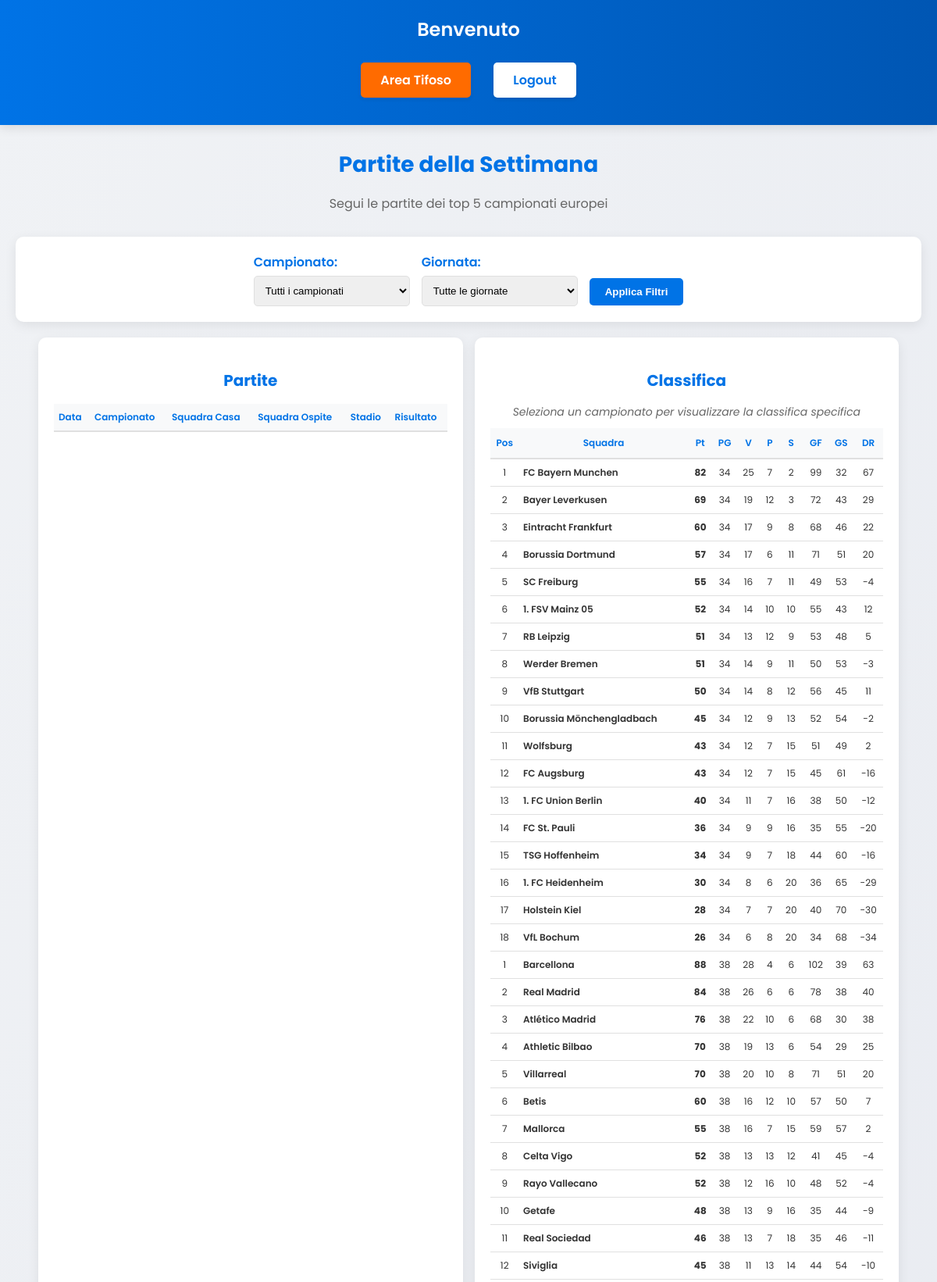
/principale/ (upper part), run on the app's committed database.
### transfermarkt/models.py (models this page shows, shortened)
class Classifica(models.Model):
    campionato = models.ForeignKey(Campionato, on_delete=models.CASCADE, related_name='classifiche')
    squadra = models.ForeignKey(Squadra, on_delete=models.CASCADE, related_name='classifiche')
    posizione = models.IntegerField()
    punti = models.IntegerField(default=0)
    gol_fatti = models.IntegerField(default=0)
    gol_subiti = models.IntegerField(default=0)
    differenza_reti = models.IntegerField(default=0)
    partite_giocate = models.IntegerField(default=0)
    partite_vinte = models.IntegerField(default=0)
    partite_pareggiate = models.IntegerField(default=0)
    partite_perse = models.IntegerField(default=0)
    class Meta:
        unique_together = ('campionato', 'squadra')
        ordering = ['posizione']

class Squadra(models.Model):
    nome = models.CharField(max_length=100, primary_key=True)
    campionato = models.ForeignKey(Campionato, on_delete=models.CASCADE,
                                   related_name='squadre')
    data_fondazione = models.DateField(null=True, blank=True)
    stadio = models.CharField(max_length=100, null=True)
    capacita_stadio = models.IntegerField(null=True)
    citta = models.CharField(max_length=100, null=True)

### transfermarkt/views.py (the view)
# urls.py: path('principale/', views.partite_settimana, name='principale'),
def partite_settimana(request):
    user_email = request.session.get('user_email', '')
    username = ''
    if user_email:
        try:
            utente = Utente.objects.get(email=user_email)
            username = utente.nome
        except Utente.DoesNotExist:
            pass
    campionato_selezionato = request.GET.get('campionato', '')
    giornata_selezionata = request.GET.get('giornata', '')
    if giornata_selezionata and giornata_selezionata.isdigit():
        giornata_selezionata = int(giornata_selezionata)
    else:
        giornata_selezionata = None
    oggi = timezone.now()
    fine_settimana = oggi + timedelta(days=7)
    top_campionati = [
        "Serie A",
        "Bundesliga",
        "Premier League",
        "Ligue 1",
        "LaLiga"
    ]
    campionati = Campionato.objects.filter(nome__in=top_campionati)
    giornate_numeri = Giornata.objects.filter(campionato__nome__in=top_campionati).values_list('numero', flat=True)
    giornate_numeri = sorted(set(giornate_numeri))
    giornate = [{'numero': numero} for numero in giornate_numeri]
    partite_query = Partita.objects.filter(
        campionato__nome__in=top_campionati
    )
    if campionato_selezionato:
        partite_query = partite_query.filter(campionato__nome=campionato_selezionato)
    if giornata_selezionata:
        partite_query = partite_query.filter(giornata__numero=giornata_selezionata)
    else:
        partite_query = partite_query.filter(data__range=(oggi, fine_settimana))
    partite = partite_query.order_by('data')
    if campionato_selezionato:
        classifica = Classifica.objects.filter(campionato__nome=campionato_selezionato).order_by('posizione')
    else:
        classifica = Classifica.objects.filter(campionato__nome__in=top_campionati).order_by('campionato__nome', 'posizione')
    return render(request, 'principale.html', {
        'partite': partite,
        'username': username,
        'campionati': campionati,
        'giornate': giornate,
        'campionato_selezionato': campionato_selezionato,
        'giornata_selezionata': giornata_selezionata,
        'classifica': classifica
    })

### templates/principale.html (shortened to what this page needs)
<!DOCTYPE html>
<html lang="it">
<head>
</head>
<body>
    <div class="header">
        <h2>Benvenuto{% if username %}, {{ username }}{% endif %}</h2>
        <div style="margin-top: 10px;">
            <a href="{% url 'area_tifoso' %}" class="logout-btn" style="background-color: #ff6b00; color: white; margin-right: 10px;">Area Tifoso</a>
            <a href="{% url 'logout' %}" class="logout-btn">Logout</a>
        </div>
    </div>
    <div class="container">
        <div class="title-section">
            <h1>Partite della Settimana</h1>
            <p>Segui le partite dei top 5 campionati europei</p>
        </div>
        <div class="filter-container" style="margin-bottom: 20px; background: white; border-radius: 10px; box-shadow: 0 4px 15px rgba(0, 0, 0, 0.08); padding: 20px; text-align: center;">
            <form method="GET" action="{% url 'principale' %}" style="display: flex; justify-content: center; align-items: center; flex-wrap: wrap; gap: 15px;">
                <div style="display: flex; flex-direction: column; align-items: flex-start;">
                    <label for="campionato" style="font-weight: 600; margin-bottom: 5px; color: #0073e6;">Campionato:</label>
                    <select name="campionato" id="campionato" style="padding: 10px; border-radius: 5px; border: 1px solid #e0e0e0; min-width: 200px;">
                        <option value="">Tutti i campionati</option>
                    </select>
                </div>
                <div style="display: flex; flex-direction: column; align-items: flex-start;">
                    <label for="giornata" style="font-weight: 600; margin-bottom: 5px; color: #0073e6;">Giornata:</label>
                    <select name="giornata" id="giornata" style="padding: 10px; border-radius: 5px; border: 1px solid #e0e0e0; min-width: 200px;">
                        <option value="">Tutte le giornate</option>
                    </select>
                </div>
                <div style="align-self: flex-end; margin-bottom: 1px;">
                    <button type="submit" style="background-color: #0073e6; color: white; border: none; padding: 10px 20px; border-radius: 5px; cursor: pointer; font-weight: 600; transition: all 0.3s ease;">
                        Applica Filtri
                    </button>
                </div>
            </form>
        </div>
        <div class="content-container">
            <div class="matches-container">
                <h3>Partite</h3>
                <table>
                        <thead>
                            <tr>
                                <th>Data</th>
                                <th>Campionato</th>
                                <th>Squadra Casa</th>
                                <th>Squadra Ospite</th>
                                <th>Stadio</th>
                                <th>Risultato</th>
                            </tr>
                        </thead>
                    </table>
            </div>
            <div class="rankings-container">
                <h3>Classifica</h3>
                {% if campionato_selezionato %}
                    <h4>{{ campionato_selezionato }}</h4>
                {% else %}
                    <p class="select-message">Seleziona un campionato per visualizzare la classifica specifica</p>
                {% endif %}
                <table>
                        <thead>
                            <tr>
                                <th>Pos</th>
                                <th>Squadra</th>
                                <th>Pt</th>
                                <th>PG</th>
                                <th>V</th>
                                <th>P</th>
                                <th>S</th>
                                <th>GF</th>
                                <th>GS</th>
                                <th>DR</th>
                            </tr>
                        </thead>
                        <tbody>
                            {% for c in classifica %}
                            <tr class="ranking-row">
                                <td>{{ c.posizione }}</td>
                                <td class="team-name">{{ c.squadra.nome }}</td>
                                <td><strong>{{ c.punti }}</strong></td>
                                <td>{{ c.partite_giocate }}</td>
                                <td>{{ c.partite_vinte }}</td>
                                <td>{{ c.partite_pareggiate }}</td>
                                <td>{{ c.partite_perse }}</td>
                                <td>{{ c.gol_fatti }}</td>
                                <td>{{ c.gol_subiti }}</td>
                                <td>{{ c.differenza_reti }}</td>
                            </tr>
                            {% endfor %}
                        </tbody>
                    </table>
            </div>
        </div>
    </div>
</body>
</html>

### templates/principale.html (style rules this page uses)
body { font-family: 'Poppins', Arial, sans-serif; background: linear-gradient(120deg, #f0f2f5 0%, #e6e9f0 100%); margin: 0; padding: 0; color: #333; }
.header { background: linear-gradient(90deg, #0073e6 0%, #0056b3 100%); color: white; padding: 20px 0; text-align: center; box-shadow: 0 4px 12px rgba(0, 0, 0, 0.1); margin-bottom: 30px; }
.header h2 { margin: 0; font-size: 24px; font-weight: 600; }
.logout-btn { display: inline-block; margin: 15px; padding: 10px 25px; background-color: #ffffff; color: #0073e6; text-decoration: none; border-radius: 5px; font-weight: 600; transition: all 0.3s ease; box-shadow: 0 2px 5px rgba(0, 0, 0, 0.1); }
.container { max-width: 1200px; margin: 0 auto; padding: 0 20px; }
.title-section { text-align: center; margin-bottom: 30px; }
.title-section h1 { font-size: 28px; color: #0073e6; margin-bottom: 10px; }
.title-section p { color: #666; font-size: 16px; }
.content-container { display: flex; gap: 15px; margin-bottom: 30px; max-width: 95%; margin-left: auto; margin-right: auto; }
.matches-container, .rankings-container { background: white; border-radius: 10px; box-shadow: 0 4px 15px rgba(0, 0, 0, 0.08); overflow: hidden; padding: 20px; flex: 1; }
table { width: 100%; border-collapse: collapse; font-size: 12px; }
thead { background-color: #f8f9fa; }
th { padding: 8px 6px; text-align: left; font-weight: 600; color: #0073e6; border-bottom: 2px solid #e0e0e0; }
td { padding: 6px 4px; border-bottom: 1px solid #e0e0e0; }
.match-row, .ranking-row { transition: all 0.2s ease; }
.team-name { font-weight: 600; }
.rankings-container table th { text-align: center; padding: 10px 5px; }
.rankings-container table td { text-align: center; padding: 8px 5px; }
.rankings-container table td.team-name { text-align: left; }
.matches-container h3, .rankings-container h3 { margin-bottom: 15px; color: #0073e6; font-size: 20px; text-align: center; }
.rankings-container p.select-message { margin-bottom: 10px; font-style: italic; color: #666; font-size: 14px; text-align: center; }

### data on the page
Classifica: posizione "1", squadra.nome "FC Bayern Munchen", punti "82", partite_giocate "34", partite_vinte "25", partite_pareggiate "7", partite_perse "2", gol_fatti "99", gol_subiti "32", differenza_reti "67"
Classifica: posizione "2", squadra.nome "Bayer Leverkusen", punti "69", partite_giocate "34", partite_vinte "19", partite_pareggiate "12", partite_perse "3", gol_fatti "72", gol_subiti "43", differenza_reti "29"
Classifica: posizione "3", squadra.nome "Eintracht Frankfurt", punti "60", partite_giocate "34", partite_vinte "17", partite_pareggiate "9", partite_perse "8", gol_fatti "68", gol_subiti "46", differenza_reti "22"
Classifica: posizione "4", squadra.nome "Borussia Dortmund", punti "57", partite_giocate "34", partite_vinte "17", partite_pareggiate "6", partite_perse "11", gol_fatti "71", gol_subiti "51", differenza_reti "20"
Classifica: posizione "5", squadra.nome "SC Freiburg", punti "55", partite_giocate "34", partite_vinte "16", partite_pareggiate "7", partite_perse "11", gol_fatti "49", gol_subiti "53", differenza_reti "-4"
Classifica: posizione "6", squadra.nome "1. FSV Mainz 05", punti "52", partite_giocate "34", partite_vinte "14", partite_pareggiate "10", partite_perse "10", gol_fatti "55", gol_subiti "43", differenza_reti "12"
Classifica: posizione "7", squadra.nome "RB Leipzig", punti "51", partite_giocate "34", partite_vinte "13", partite_pareggiate "12", partite_perse "9", gol_fatti "53", gol_subiti "48", differenza_reti "5"
Classifica: posizione "8", squadra.nome "Werder Bremen", punti "51", partite_giocate "34", partite_vinte "14", partite_pareggiate "9", partite_perse "11", gol_fatti "50", gol_subiti "53", differenza_reti "-3"
Classifica: posizione "9", squadra.nome "VfB Stuttgart", punti "50", partite_giocate "34", partite_vinte "14", partite_pareggiate "8", partite_perse "12", gol_fatti "56", gol_subiti "45", differenza_reti "11"
Classifica: posizione "10", squadra.nome "Borussia Mönchengladbach", punti "45", partite_giocate "34", partite_vinte "12", partite_pareggiate "9", partite_perse "13", gol_fatti "52", gol_subiti "54", differenza_reti "-2"
Classifica: posizione "11", squadra.nome "Wolfsburg", punti "43", partite_giocate "34", partite_vinte "12", partite_pareggiate "7", partite_perse "15", gol_fatti "51", gol_subiti "49", differenza_reti "2"
Classifica: posizione "12", squadra.nome "FC Augsburg", punti "43", partite_giocate "34", partite_vinte "12", partite_pareggiate "7", partite_perse "15", gol_fatti "45", gol_subiti "61", differenza_reti "-16"
Classifica: posizione "13", squadra.nome "1. FC Union Berlin", punti "40", partite_giocate "34", partite_vinte "11", partite_pareggiate "7", partite_perse "16", gol_fatti "38", gol_subiti "50", differenza_reti "-12"
Classifica: posizione "14", squadra.nome "FC St. Pauli", punti "36", partite_giocate "34", partite_vinte "9", partite_pareggiate "9", partite_perse "16", gol_fatti "35", gol_subiti "55", differenza_reti "-20"
Classifica: posizione "15", squadra.nome "TSG Hoffenheim", punti "34", partite_giocate "34", partite_vinte "9", partite_pareggiate "7", partite_perse "18", gol_fatti "44", gol_subiti "60", differenza_reti "-16"
Classifica: posizione "16", squadra.nome "1. FC Heidenheim", punti "30", partite_giocate "34", partite_vinte "8", partite_pareggiate "6", partite_perse "20", gol_fatti "36", gol_subiti "65", differenza_reti "-29"
Classifica: posizione "17", squadra.nome "Holstein Kiel", punti "28", partite_giocate "34", partite_vinte "7", partite_pareggiate "7", partite_perse "20", gol_fatti "40", gol_subiti "70", differenza_reti "-30"
Classifica: posizione "18", squadra.nome "VfL Bochum", punti "26", partite_giocate "34", partite_vinte "6", partite_pareggiate "8", partite_perse "20", gol_fatti "34", gol_subiti "68", differenza_reti "-34"
Classifica: posizione "1", squadra.nome "Barcellona", punti "88", partite_giocate "38", partite_vinte "28", partite_pareggiate "4", partite_perse "6", gol_fatti "102", gol_subiti "39", differenza_reti "63"
Classifica: posizione "2", squadra.nome "Real Madrid", punti "84", partite_giocate "38", partite_vinte "26", partite_pareggiate "6", partite_perse "6", gol_fatti "78", gol_subiti "38", differenza_reti "40"
Classifica: posizione "3", squadra.nome "Atlético Madrid", punti "76", partite_giocate "38", partite_vinte "22", partite_pareggiate "10", partite_perse "6", gol_fatti "68", gol_subiti "30", differenza_reti "38"
Classifica: posizione "4", squadra.nome "Athletic Bilbao", punti "70", partite_giocate "38", partite_vinte "19", partite_pareggiate "13", partite_perse "6", gol_fatti "54", gol_subiti "29", differenza_reti "25"
Classifica: posizione "5", squadra.nome "Villarreal", punti "70", partite_giocate "38", partite_vinte "20", partite_pareggiate "10", partite_perse "8", gol_fatti "71", gol_subiti "51", differenza_reti "20"
Classifica: posizione "6", squadra.nome "Betis", punti "60", partite_giocate "38", partite_vinte "16", partite_pareggiate "12", partite_perse "10", gol_fatti "57", gol_subiti "50", differenza_reti "7"
Classifica: posizione "7", squadra.nome "Mallorca", punti "55", partite_giocate "38", partite_vinte "16", partite_pareggiate "7", partite_perse "15", gol_fatti "59", gol_subiti "57", differenza_reti "2"
Classifica: posizione "8", squadra.nome "Celta Vigo", punti "52", partite_giocate "38", partite_vinte "13", partite_pareggiate "13", partite_perse "12", gol_fatti "41", gol_subiti "45", differenza_reti "-4"
Classifica: posizione "9", squadra.nome "Rayo Vallecano", punti "52", partite_giocate "38", partite_vinte "12", partite_pareggiate "16", partite_perse "10", gol_fatti "48", gol_subiti "52", differenza_reti "-4"
Classifica: posizione "10", squadra.nome "Getafe", punti "48", partite_giocate "38", partite_vinte "13", partite_pareggiate "9", partite_perse "16", gol_fatti "35", gol_subiti "44", differenza_reti "-9"
Classifica: posizione "11", squadra.nome "Real Sociedad", punti "46", partite_giocate "38", partite_vinte "13", partite_pareggiate "7", partite_perse "18", gol_fatti "35", gol_subiti "46", differenza_reti "-11"
Classifica: posizione "12", squadra.nome "Siviglia", punti "45", partite_giocate "38", partite_vinte "11", partite_pareggiate "13", partite_perse "14", gol_fatti "44", gol_subiti "54", differenza_reti "-10"
